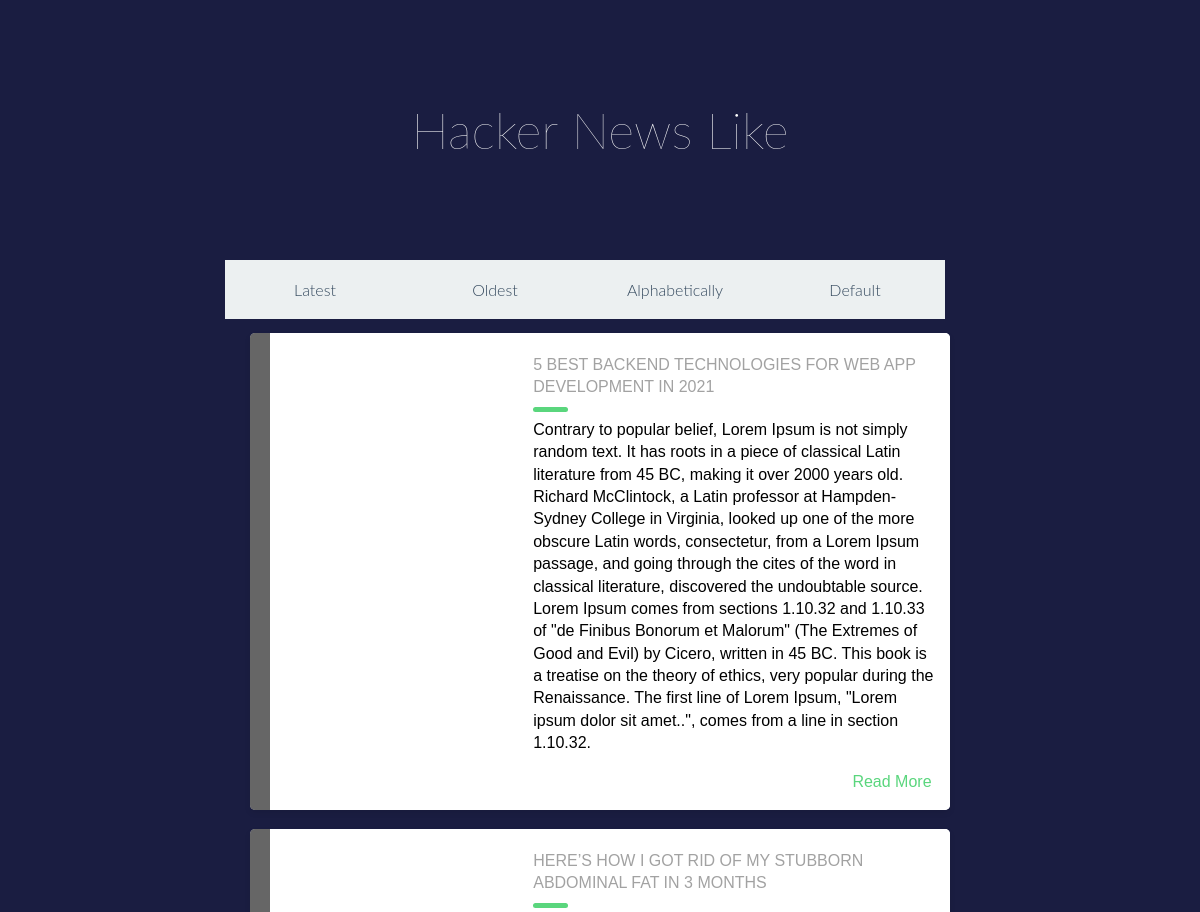
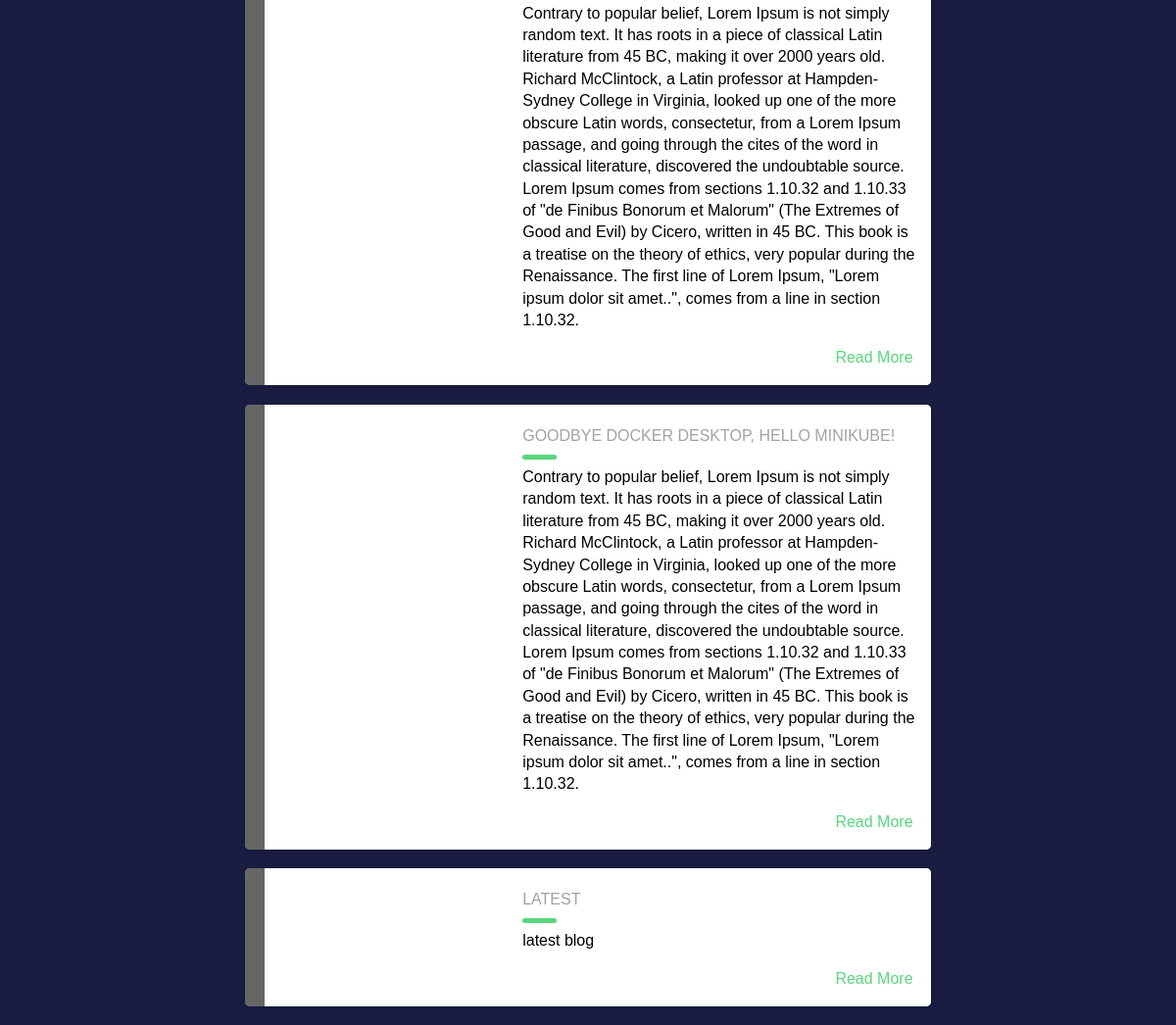
The page / on the database its author committed (2 pictures, top to bottom).
### links/models.py (models this page shows)
class Link(models.Model):
    title = models.CharField(max_length=150)
    description = models.TextField()
    url = models.URLField(max_length=150)
    author = models.CharField(max_length=50)
    created_on = models.DateTimeField(auto_now_add=True)

### links/views.py (the view)
# urls.py: 2. Add a URL to urlpatterns:  path('', views.home, name='home')
def home(requests):
    links_list = Link.objects.all()
    context = {
        "links_list": links_list
    }
    return render(requests, 'links/homepage.html', context)

### templates/links/homepage.html (shortened to what this page needs)
{% load static %}
<!DOCTYPE html>
<html lang="en">
<head>
  <link rel="stylesheet" href="{% static 'css/homeStyle.css' %}">
</head>
<body>
  <h1>Hacker News Like</h1>
  <nav>
    <ul class="dropdown">
      <li><a href="/latest/">Latest</a></li>
      <li><a href="/oldest/">Oldest</a></li>
      <li><a href="/alphabetically/">Alphabetically</a></li>
      <li><a href="/">Default</a></li>
    </ul>
  </nav>
  <br>
  <br>
  <br>
  {% for link in links_list %}
  <div class="blog-card">
    <div class="meta">
      <ul class="details">
        <li class="author">{{ link.author }}</li>
        <li class="date">{{ link.created_on }}</li>
        <li class="tags">
          <ul>
          </ul>
        </li>
      </ul>
    </div>
    <div class="description">
      <h2>{{ link.title }}</h2>
      <p>{{ link.description }}</p>
      <p class="read-more">
        <a href="{{ link.url }}">Read More</a>
      </p>
    </div>
  </div>
  {% endfor %}
</body>
</html>

### static/css/homeStyle.css (style rules this page uses)
body { margin: 0px; padding: 0px; background: #1a1d41; font-family: 'Lato', sans-serif; }
a { text-decoration: none; color: #000; }
h1 { margin: 2em 0px; padding: 0px; color: #fff; text-align: center; font-weight: 100; font-size: 50px; }
nav { width: 750px; margin: auto; }
ul { margin: 0px; padding: 0px; list-style: none; }
ul.dropdown { position: relative; width: 100%; }
ul.dropdown li { font-weight: bold; float: left; width: 180px; position: relative; background: #ecf0f1; }
ul.dropdown li a { display: block; padding: 20px 8px; color: #34495e; position: relative; z-index: 2000; text-align: center; text-decoration: none; font-weight: 300; }
.blog-card { display: flex; flex-direction: column; margin: 1rem auto; box-shadow: 0 3px 7px -1px rgba(0, 0, 0, .1); margin-bottom: 1.6%; background: #fff; line-height: 1.4; font-family: sans-serif; border-radius: 5px; overflow: hidden; z-index: 0; }
.blog-card a { color: inherit; }
.blog-card .meta { position: relative; z-index: 0; height: 200px; }
.blog-card .details, .blog-card .details ul { margin: auto; padding: 0; list-style: none; }
.blog-card .details { position: absolute; top: 0; bottom: 0; left: -100%; margin: auto; transition: left 0.2s; background: rgba(0, 0, 0, .6); color: #fff; padding: 10px; width: 100%; font-size: 0.9rem; }
.blog-card .details .author:before { font-family: FontAwesome; margin-right: 10px; content: "\f007"; }
.blog-card .details .date:before { font-family: FontAwesome; margin-right: 10px; content: "\f133"; }
.blog-card .details .tags ul:before { font-family: FontAwesome; content: "\f02b"; margin-right: 10px; }
.blog-card .description { padding: 1rem; background: #fff; position: relative; z-index: 1; }
.blog-card .description h1, .blog-card .description h2 { font-family: Poppins, sans-serif; }
.blog-card .description h2 { font-size: 1rem; font-weight: 300; text-transform: uppercase; color: #a2a2a2; margin-top: 5px; }
.blog-card .description .read-more { text-align: right; }
.blog-card .description .read-more a { color: #5ad67d; display: inline-block; position: relative; }
.blog-card .description .read-more a:after { content: "\f061"; font-family: FontAwesome; margin-left: -10px; opacity: 0; vertical-align: middle; transition: margin 0.3s, opacity 0.3s; }
.blog-card p { position: relative; margin: 1rem 0 0; }
.blog-card p:first-of-type { margin-top: 1.25rem; }
.blog-card p:first-of-type:before { content: ""; position: absolute; height: 5px; background: #5ad67d; width: 35px; top: -0.75rem; border-radius: 3px; }
@media (min-width: 640px) { .blog-card { flex-direction: row; max-width: 700px; } }
@media (min-width: 640px) { .blog-card .meta { flex-basis: 40%; height: auto; } }
@media (min-width: 640px) { .blog-card .description { flex-basis: 60%; } }
@media (min-width: 640px) { .blog-card .description:before { transform: skewX(-3deg); content: ""; background: #fff; width: 30px; position: absolute; left: -10px; top: 0; bottom: 0; z-index: -1; } }

### rows shown on the page
Link: title "5 BEST BACKEND TECHNOLOGIES FOR WEB APP DEVELOPMENT IN 2021", description "Contrary to popular belief, Lorem Ipsum is not simply random text. It has roots in a piece of classical Latin literature from 45 BC, making it over 2000 years old. Richard McClintock, a Latin professor at Hampden-Sydney College in Virginia, looked up one of the more obscure Latin words, consectetur, from a Lorem Ipsum passage, and going through the cites of the word in classical literature, discovered the undoubtable source. Lorem Ipsum comes from sections 1.10.32 and 1.10.33 of \"de Finibus Bonorum et Malorum\" (The Extremes of Good and Evil) by Cicero, written in 45 BC. This book is a treatise on the theory of ethics, very popular during the Renaissance. The first line of Lorem Ipsum,…"
Link: title "HERE’S HOW I GOT RID OF MY STUBBORN ABDOMINAL FAT IN 3 MONTHS", description "Contrary to popular belief, Lorem Ipsum is not simply random text. It has roots in a piece of classical Latin literature from 45 BC, making it over 2000 years old. Richard McClintock, a Latin professor at Hampden-Sydney College in Virginia, looked up one of the more obscure Latin words, consectetur, from a Lorem Ipsum passage, and going through the cites of the word in classical literature, discovered the undoubtable source. Lorem Ipsum comes from sections 1.10.32 and 1.10.33 of \"de Finibus Bonorum et Malorum\" (The Extremes of Good and Evil) by Cicero, written in 45 BC. This book is a treatise on the theory of ethics, very popular during the Renaissance. The first line of Lorem Ipsum,…"
Link: title "GOODBYE DOCKER DESKTOP, HELLO MINIKUBE!", description "Contrary to popular belief, Lorem Ipsum is not simply random text. It has roots in a piece of classical Latin literature from 45 BC, making it over 2000 years old. Richard McClintock, a Latin professor at Hampden-Sydney College in Virginia, looked up one of the more obscure Latin words, consectetur, from a Lorem Ipsum passage, and going through the cites of the word in classical literature, discovered the undoubtable source. Lorem Ipsum comes from sections 1.10.32 and 1.10.33 of \"de Finibus Bonorum et Malorum\" (The Extremes of Good and Evil) by Cicero, written in 45 BC. This book is a treatise on the theory of ethics, very popular during the Renaissance. The first line of Lorem Ipsum,…"
Link: title "LATEST", description "latest blog"
